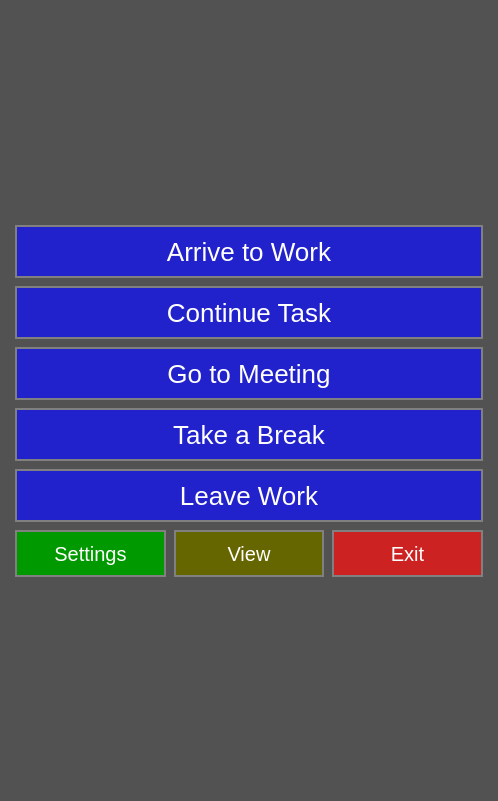
<?xml version="1.0" encoding="UTF-8"?>
<ui version="4.0">
 <class>UIClockNWorkUpdater</class>
 <widget class="QDialog" name="UIClockNWorkUpdater">
  <property name="geometry">
   <rect>
    <x>0</x>
    <y>0</y>
    <width>498</width>
    <height>801</height>
   </rect>
  </property>
  <property name="windowTitle">
   <string>Clock-N-Go Task Updater</string>
  </property>
  <property name="styleSheet">
   <string notr="true">#UIClockNWorkUpdater
{
	background:#525252;
}
QToolButton
{
	border:2px solid gray;
	font-size:26px;
	padding:8px;
	background:#2222cc;
	color:white;
}

QLabel
{
	color:white;
}

QToolButton::hover
{
	border-color:white;
}

#m_btnExit
{
	font-size:20px;
	background:#cc2222;
}
#m_btnSettings
{
    font-size:20px;
	background:#009900;
}
#m_btnView
{
    font-size:20px;
	background:#666600;
}</string>
  </property>
  <layout class="QGridLayout" name="gridLayout">
   <item row="1" column="0">
    <layout class="QVBoxLayout" name="verticalLayout">
     <property name="spacing">
      <number>8</number>
     </property>
     <property name="leftMargin">
      <number>4</number>
     </property>
     <property name="topMargin">
      <number>4</number>
     </property>
     <property name="rightMargin">
      <number>4</number>
     </property>
     <property name="bottomMargin">
      <number>4</number>
     </property>
     <item>
      <widget class="QToolButton" name="m_btnArrive">
       <property name="sizePolicy">
        <sizepolicy hsizetype="Expanding" vsizetype="Fixed">
         <horstretch>0</horstretch>
         <verstretch>0</verstretch>
        </sizepolicy>
       </property>
       <property name="text">
        <string>Arrive to Work</string>
       </property>
       <property name="icon">
        <iconset resource="../resx/resources.qrc">
         <normaloff>:/cbtek/products/productivity/clock_n_work/imgArrive.png</normaloff>:/cbtek/products/productivity/clock_n_work/imgArrive.png</iconset>
       </property>
       <property name="iconSize">
        <size>
         <width>48</width>
         <height>48</height>
        </size>
       </property>
       <property name="toolButtonStyle">
        <enum>Qt::ToolButtonTextUnderIcon</enum>
       </property>
      </widget>
     </item>
     <item>
      <widget class="QToolButton" name="m_btnWork">
       <property name="sizePolicy">
        <sizepolicy hsizetype="Expanding" vsizetype="Fixed">
         <horstretch>0</horstretch>
         <verstretch>0</verstretch>
        </sizepolicy>
       </property>
       <property name="text">
        <string>Continue Task</string>
       </property>
       <property name="icon">
        <iconset resource="../resx/resources.qrc">
         <normaloff>:/cbtek/products/productivity/clock_n_work/imgWork.png</normaloff>:/cbtek/products/productivity/clock_n_work/imgWork.png</iconset>
       </property>
       <property name="iconSize">
        <size>
         <width>48</width>
         <height>48</height>
        </size>
       </property>
       <property name="toolButtonStyle">
        <enum>Qt::ToolButtonTextUnderIcon</enum>
       </property>
      </widget>
     </item>
     <item>
      <widget class="QToolButton" name="m_btnMeet">
       <property name="sizePolicy">
        <sizepolicy hsizetype="Expanding" vsizetype="Fixed">
         <horstretch>0</horstretch>
         <verstretch>0</verstretch>
        </sizepolicy>
       </property>
       <property name="text">
        <string>Go to Meeting</string>
       </property>
       <property name="icon">
        <iconset resource="../resx/resources.qrc">
         <normaloff>:/cbtek/products/productivity/clock_n_work/imgMeeting.png</normaloff>:/cbtek/products/productivity/clock_n_work/imgMeeting.png</iconset>
       </property>
       <property name="iconSize">
        <size>
         <width>48</width>
         <height>48</height>
        </size>
       </property>
       <property name="toolButtonStyle">
        <enum>Qt::ToolButtonTextUnderIcon</enum>
       </property>
      </widget>
     </item>
     <item>
      <widget class="QToolButton" name="m_btnBreak">
       <property name="sizePolicy">
        <sizepolicy hsizetype="Expanding" vsizetype="Fixed">
         <horstretch>0</horstretch>
         <verstretch>0</verstretch>
        </sizepolicy>
       </property>
       <property name="text">
        <string>Take a Break</string>
       </property>
       <property name="icon">
        <iconset resource="../resx/resources.qrc">
         <normaloff>:/cbtek/products/productivity/clock_n_work/imgBreak.png</normaloff>:/cbtek/products/productivity/clock_n_work/imgBreak.png</iconset>
       </property>
       <property name="iconSize">
        <size>
         <width>48</width>
         <height>48</height>
        </size>
       </property>
       <property name="toolButtonStyle">
        <enum>Qt::ToolButtonTextUnderIcon</enum>
       </property>
      </widget>
     </item>
     <item>
      <widget class="QToolButton" name="m_btnLeave">
       <property name="sizePolicy">
        <sizepolicy hsizetype="Expanding" vsizetype="Fixed">
         <horstretch>0</horstretch>
         <verstretch>0</verstretch>
        </sizepolicy>
       </property>
       <property name="text">
        <string>Leave Work</string>
       </property>
       <property name="icon">
        <iconset resource="../resx/resources.qrc">
         <normaloff>:/cbtek/products/productivity/clock_n_work/imgLeave.png</normaloff>:/cbtek/products/productivity/clock_n_work/imgLeave.png</iconset>
       </property>
       <property name="iconSize">
        <size>
         <width>48</width>
         <height>48</height>
        </size>
       </property>
       <property name="toolButtonStyle">
        <enum>Qt::ToolButtonTextUnderIcon</enum>
       </property>
      </widget>
     </item>
     <item>
      <layout class="QHBoxLayout" name="horizontalLayout">
       <item>
        <widget class="QToolButton" name="m_btnSettings">
         <property name="sizePolicy">
          <sizepolicy hsizetype="Expanding" vsizetype="Fixed">
           <horstretch>0</horstretch>
           <verstretch>0</verstretch>
          </sizepolicy>
         </property>
         <property name="text">
          <string>Settings</string>
         </property>
         <property name="icon">
          <iconset resource="../resx/resources.qrc">
           <normaloff>:/cbtek/products/productivity/clock_n_work/imgSettings.png</normaloff>:/cbtek/products/productivity/clock_n_work/imgSettings.png</iconset>
         </property>
         <property name="iconSize">
          <size>
           <width>32</width>
           <height>32</height>
          </size>
         </property>
         <property name="toolButtonStyle">
          <enum>Qt::ToolButtonTextUnderIcon</enum>
         </property>
        </widget>
       </item>
       <item>
        <widget class="QToolButton" name="m_btnView">
         <property name="sizePolicy">
          <sizepolicy hsizetype="Expanding" vsizetype="Fixed">
           <horstretch>0</horstretch>
           <verstretch>0</verstretch>
          </sizepolicy>
         </property>
         <property name="text">
          <string>View</string>
         </property>
         <property name="icon">
          <iconset resource="../resx/resources.qrc">
           <normaloff>:/cbtek/products/productivity/clock_n_work/imgWWW.png</normaloff>:/cbtek/products/productivity/clock_n_work/imgWWW.png</iconset>
         </property>
         <property name="iconSize">
          <size>
           <width>32</width>
           <height>32</height>
          </size>
         </property>
         <property name="toolButtonStyle">
          <enum>Qt::ToolButtonTextUnderIcon</enum>
         </property>
        </widget>
       </item>
       <item>
        <widget class="QToolButton" name="m_btnExit">
         <property name="sizePolicy">
          <sizepolicy hsizetype="Expanding" vsizetype="Fixed">
           <horstretch>0</horstretch>
           <verstretch>0</verstretch>
          </sizepolicy>
         </property>
         <property name="text">
          <string>Exit</string>
         </property>
         <property name="icon">
          <iconset resource="../resx/resources.qrc">
           <normaloff>:/cbtek/products/productivity/clock_n_work/imgExit.png</normaloff>:/cbtek/products/productivity/clock_n_work/imgExit.png</iconset>
         </property>
         <property name="iconSize">
          <size>
           <width>32</width>
           <height>32</height>
          </size>
         </property>
         <property name="toolButtonStyle">
          <enum>Qt::ToolButtonTextUnderIcon</enum>
         </property>
        </widget>
       </item>
      </layout>
     </item>
    </layout>
   </item>
   <item row="0" column="0">
    <widget class="QLabel" name="label_2">
     <property name="text">
      <string/>
     </property>
     <property name="pixmap">
      <pixmap resource="../resx/resources.qrc">:/cbtek/products/productivity/clock_n_work/imgLogoSmall.png</pixmap>
     </property>
     <property name="scaledContents">
      <bool>true</bool>
     </property>
    </widget>
   </item>
   <item row="2" column="0">
    <widget class="QLabel" name="m_lblStatus">
     <property name="text">
      <string/>
     </property>
     <property name="alignment">
      <set>Qt::AlignCenter</set>
     </property>
    </widget>
   </item>
  </layout>
 </widget>
 <resources>
  <include location="../resx/resources.qrc"/>
 </resources>
 <connections/>
</ui>
